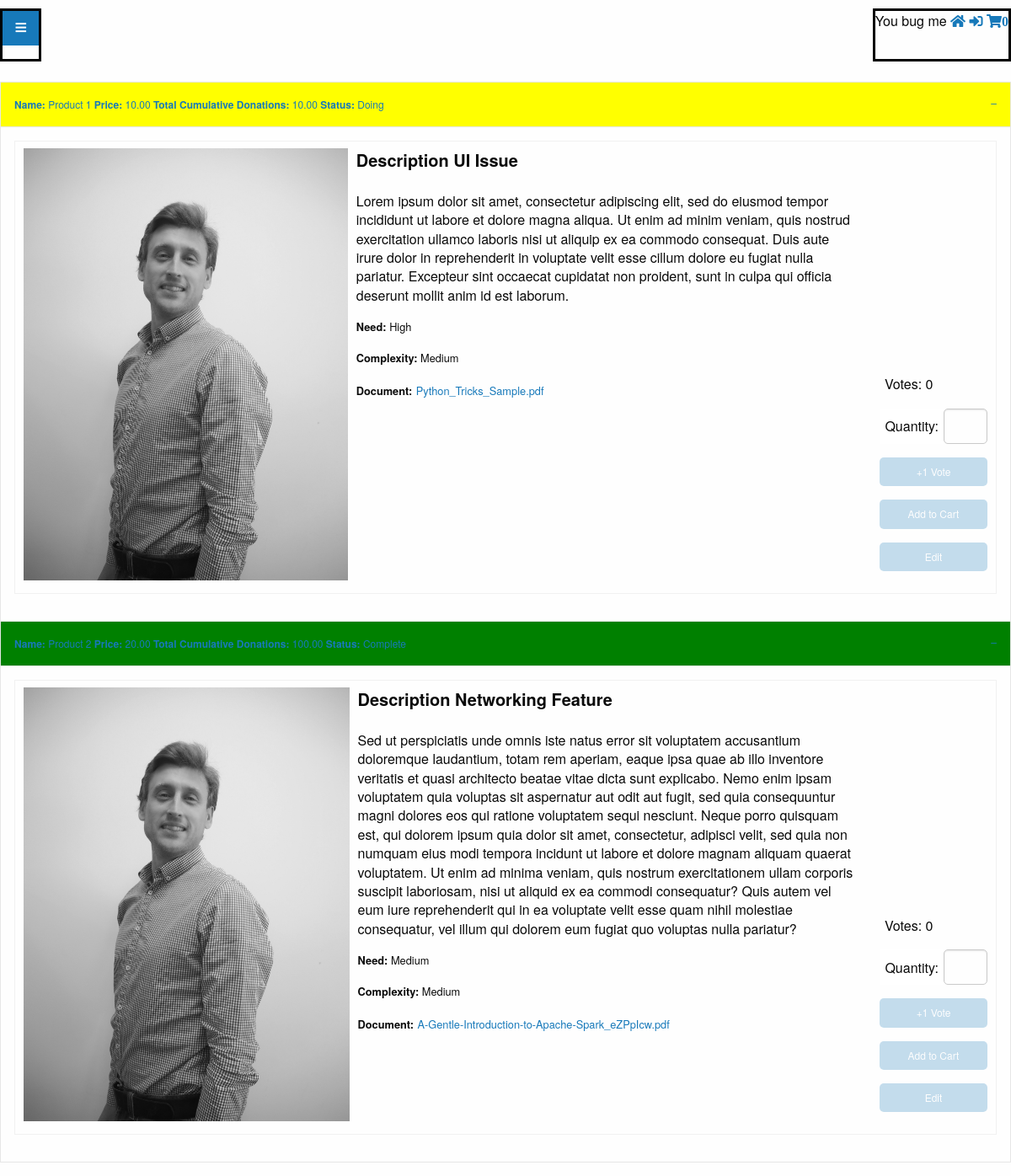
Screenshot of /products/ with the database file from the repository.
### products/models.py (models this page shows, shortened)
class Product(models.Model):
    THREE_CHOICES = (
        ('L', 'Low'),
        ('M', 'Medium'),
        ('H', 'High'),
    )
    STATUS = (
        ('T', 'To Do'),
        ('D', 'Doing'),
        ('C', 'Complete'),
    )
    PRODUCT_TYPE = (
        ('I', 'Issue'),
        ('F', 'Feature'),
    )
    name = models.CharField(max_length=254, blank=False)
    description = models.TextField(blank=False)
    price = models.DecimalField(max_digits=6, decimal_places=2)
    total_amount_paid = models.DecimalField(
        max_digits=6, decimal_places=2, default=0.00)
    product_area = models.ForeignKey(ProductArea, on_delete=models.CASCADE)
    product_need = models.CharField(max_length=1, choices=THREE_CHOICES)
    product_complexity = models.CharField(max_length=1, choices=THREE_CHOICES)
    status = models.CharField(max_length=1, choices=STATUS)
    product_type = models.CharField(max_length=1, choices=PRODUCT_TYPE)
    image = models.ImageField(upload_to='images', blank=True)
    product_document = models.FileField(
        upload_to='product_documents',
        blank=True,
        validators=[FileExtensionValidator(
            allowed_extensions=['pdf', 'doc', 'docx', 'txt'])])
    @property
    def filename(self):
        return os.path.basename(self.product_document.name)
    @property
    def total_votes(self):
        return self.productvote_set.count()

class ProductArea(models.Model):
    name = models.CharField(max_length=254, blank=False)
    def __str__(self):
        return self.name

### products/views.py (the view)
@csrf_protect
def all_products(request):
    if request.is_ajax() and request.method == 'POST':
        current_user = request.user
        if ProductVote.objects.filter(
            user_id=current_user.id).filter(
                product=request.POST['vote_id']):
            return HttpResponse(0)
        product = Product.objects.filter(id=request.POST['vote_id'])
        ProductVote.objects.create(product=product[0], user_id=current_user.id)
        return HttpResponse(request.POST['vote_id'])
    else:
        products = Product.objects.all()
        return render(request, "products.html", {"products": products})

### cart/contexts.py (called while the page is built)
def cart_contents(request):
    cart = request.session.get('cart', {})
    cart_items = []
    total = 0
    product_count = 0
    for id, quantity in cart.items():
        product = get_object_or_404(Product, pk=id)
        total += quantity * product.price
        product_count += quantity
        cart_items.append({'id': id, 'quantity': quantity, 'product': product})
    return {
        'cart_items': cart_items,
        'total': total, 'product_count': product_count}

### products/templates/products.html (shortened to what this page needs)
{% extends 'base.html' %}
{% block content %}
<ul class="accordion" data-accordion data-allow-all-closed="true">
{% for product in products %}
  <li class="accordion-item is-active" data-accordion-item>
      {% ifequal product.product_type 'I' %}
        <a href="#" class="accordion-title issue">
          <span class="line-heading">Name:</span> {{ product.name }}
          <span class="line-heading">Price:</span> {{ product.price }}
          <span class="line-heading">Total Cumulative Donations: </span> {{ product.total_amount_paid }}
          <span class="line-heading">Status:</span> {{ product.get_status_display }}
        </a>
       {% else %}
       <a href="#" class="accordion-title feature">
         <span class="line-heading">Name:</span> {{ product.name }}
         <span class="line-heading">Price:</span> {{ product.price }}
         <span class="line-heading">Total Cumulative Donations: </span> {{ product.total_amount_paid }}
         <span class="line-heading">Status:</span> {{ product.get_status_display }}
       </a>
       {% endifequal %}
      <div class="accordion-content" data-tab-content>
        <table class="stack product-table">
          <tbody>
            <tr>
              <td>
                <div data-id="{{product.id}}" class="image-detail" onclick="toggleFullSize(this)">
                  <img class="thumbnail-image-line-detail" src="{{ MEDIA_URL }}{{ product.image }}">
                </div>
                <div class="detail-paragraph">
                  <div class="description-element">
                    <h3 class="description-heading">Description {{ product.product_area }} {{ product.get_product_type_display }}</h3>
                  </div>
                  <div class="description-element">
                    <span class="description-text">{{ product.description }}</span>
                  </div>
                  <div>
                    <p class="file-name"><strong>Need:</strong> {{ product.get_product_need_display }}</p>
                    <p class="file-name"><strong>Complexity:</strong> {{ product.get_product_complexity_display }}</p>
                  </div>
                  <div>
                    <strong class="file-name">Document:</strong>
                    {% if product.product_document %}
                      <a href="{{ product.product_document.url }}" download="{{ product.file.name }}">
                        <span class="file-name">{{ product.filename }}</span>
                      </a>
                    {% endif %}
                  </div>
                </div>
              </td>
              <td class="add-to-cart-cell">
                <form method="post" action="{% url 'add_to_cart' product.id %}">
                  <div class="row grid-x">
                    <div class="small-5 large-10 columns add-to-cart-vote-form">
                      <p class="cart-column-text votes-label">Votes:
                          <span data-id="{{product.id}}">{{ product.total_votes }}</span></p>
                      <form method="post" action="{% url 'add_to_cart' product.id %}">
                        <div class="input-group">
                          <span class="input-group-label quantity-label cart-column-text">Quantity:</span>
                          <input name='quantity' type="number" min="1" max="999" class="form-control input-group-field small quantity-input cart-column-text" placeholder="" required>
                        </div>
                        {% if user.is_authenticated %}
                          <input type="button" title="Only 1 vote allowed per user" onclick="plusOneVote(this)" class="button small button-cart-form cart-column-text" data-id="{{product.id}}" value="+1 Vote">
                          <input type="submit" class="button small button-cart-form cart-column-text" value="Add to Cart">
                          <a href="{% url 'edit_product' product.id %}"><button type="button" class="button small button-cart-form cart-column-text">Edit</button></a>
                        {% else %}
                          <input type="button" title="Only 1 vote allowed per user" onclick="plusOneVote(this)" class="button small button-cart-form cart-column-text" data-id="{{product.id}}" value="+1 Vote" disabled=true>
                          <input type="submit" class="button small button-cart-form cart-column-text" value="Add to Cart" disabled=true>
                          <a href="{% url 'edit_product' product.id %}"><button type="button" class="button small button-cart-form cart-column-text" disabled=true>Edit</button></a>
                        {% endif %}
                      </form>
                    </div>
                  </div>
                </form>
              </td>
            </tr>
          </tbody>
        </table>
      </div>
  </li>
{% endfor %}
</ul>
{% endblock %}

### static/css/app.css (style rules this page uses)
.line-heading { font-weight: bold; }
.image-detail { float:left; padding: 0 10 5 0px; width:40%; height: auto; cursor: pointer; }
.thumbnail-image-line-detail { max-width: 100%; max-height: auto; }
.product-table { padding:0; }
.description-heading { font-size: 1.25em; font-weight: bold; }
.description-text { line-height: 1.4; font-size: 1em; }
.file-name { font-size: 0.80em; }
.description-element { padding-bottom: 1em; }
.issue { background-color: yellow; }
.feature { background-color: green; }
.add-to-cart-cell { vertical-align: bottom; }
.add-to-cart-vote-form { margin-left: auto; margin-right: 0; min-width: 8em; max-width: 10em; }
.cart-column-text { font-size: 1em; }
.votes-label { padding: 0 0 0 6px; }
.quantity-label { padding: 0 0.4em 0 0.4em; background-color: white; border: none; }
.quantity-input { border-radius: 5px; }
.button-cart-form { width: 100%; border-radius: 5px; }

### rows the page displays
Product: name "Product 1", price "10.00", total_amount_paid "10.00", status "Doing", image (picture), product_area "UI", product_type "Issue", description "Lorem ipsum dolor sit amet, consectetur adipiscing elit, sed do eiusmod tempor incididunt ut labore et dolore magna aliqua. Ut enim ad minim veniam, quis nostrud exercitation ullamco laboris nisi ut aliquip ex ea commodo consequat. Duis aute irure dolor in reprehenderit in voluptate velit esse cillum dolore eu fugiat nulla pariatur. Excepteur sint occaecat cupidatat non proident, sunt in culpa qui officia deserunt mollit anim id est laborum.", product_need "High", product_complexity "Medium", filename "Python_Tricks_Sample.pdf", total_votes "0"
Product: name "Product 2", price "20.00", total_amount_paid "100.00", status "Complete", image (picture), product_area "Networking", product_type "Feature", description "Sed ut perspiciatis unde omnis iste natus error sit voluptatem accusantium doloremque laudantium, totam rem aperiam, eaque ipsa quae ab illo inventore veritatis et quasi architecto beatae vitae dicta sunt explicabo. Nemo enim ipsam voluptatem quia voluptas sit aspernatur aut odit aut fugit, sed quia consequuntur magni dolores eos qui ratione voluptatem sequi nesciunt. Neque porro quisquam est, qui dolorem ipsum quia dolor sit amet, consectetur, adipisci velit, sed quia non numquam eius modi tempora incidunt ut labore et dolore magnam aliquam quaerat voluptatem. Ut enim ad minima veniam, quis nostrum exercitationem ullam corporis suscipit laboriosam, nisi ut aliquid ex ea commodi…", product_need "Medium", product_complexity "Medium", filename "A-Gentle-Introduction-to-Apache-Spark_eZPpIcw.pdf", total_votes "0"

### other values shown
{{ product_count }} "0"
